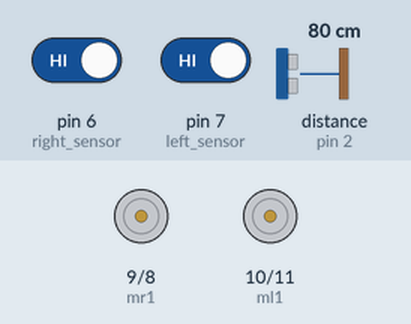
Recording of a sketch running on a simulated Arduino Uno, built with avr-gcc and run on an emulated ATmega328P. On the bench: motor-driver pin pairs drawn as motors (green arrow = first pin HIGH = forward, orange = second pin HIGH = backward, longer = more drive, scaled by the enable pin). Wiring (inferred from the names in the program): ultrasonic range finder: trigger pin 4; echo pin 2. The inputs (shaded band) are chosen by the test bench; at power-on: pin 6 (right_sensor) HIGH, pin 7 (left_sensor) HIGH, distance to the obstacle (sensor on pin 2) 80 cm. The echo pulse lasts 58.3 µs per cm.

Above: at 1.2 s.
1.3 s: pin 6 (right_sensor) driven LOW
At 1.6 s:
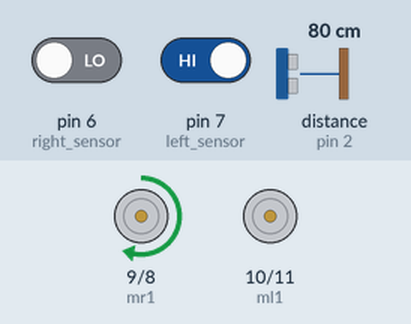
2.8 s: pin 7 (left_sensor) driven LOW
At 4.0 s:
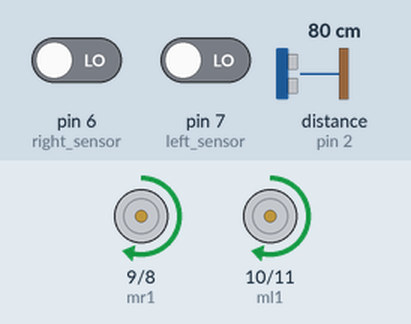
4.3 s: distance to the obstacle (sensor on pin 2) set to 33 cm
5.8 s: distance to the obstacle (sensor on pin 2) set to 28 cm
At 6.1 s:
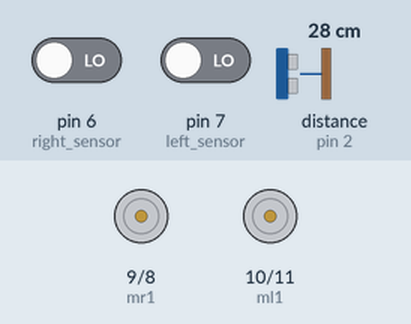
7.3 s: distance to the obstacle (sensor on pin 2) set to 35 cm
At 8.5 s:
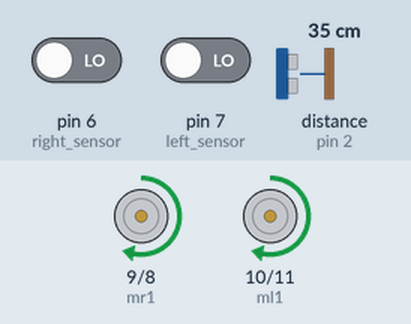
8.8 s: pin 6 (right_sensor) driven HIGH
At 9.5 s:
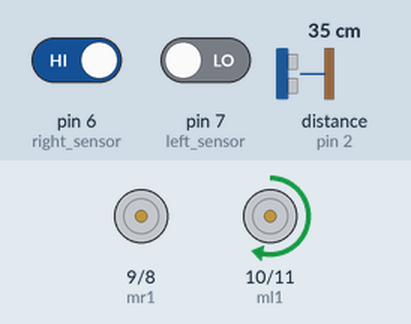
Timing chart, 0 to 11.3 s (numbered marks = the images above; inputs shaded):
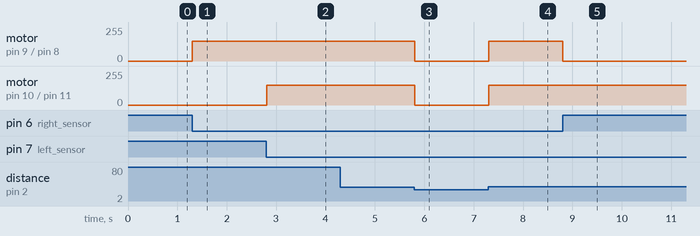

Measured:
- the behaviour switches between 31 and 30 cm on distance to the obstacle (sensor on pin 2) (found by bisection; images 2 and 3)
- after the input at 1.3 s, motor on pin 9 (mr1) / pin 8 (mr2): stopped → forward 150/255 at once
- after the input at 2.8 s, motor on pin 10 (ml1) / pin 11 (ml2): stopped → forward 150/255 at once
- after the input at 4.3 s, every drawn part: stays the same
- after the input at 5.8 s, motor on pin 9 (mr1) / pin 8 (mr2), motor on pin 10 (ml1) / pin 11 (ml2): forward 150/255 → stopped at once
- after the input at 7.3 s, motor on pin 9 (mr1) / pin 8 (mr2), motor on pin 10 (ml1) / pin 11 (ml2): stopped → forward 150/255 at once
- after the input at 8.8 s, motor on pin 9 (mr1) / pin 8 (mr2): forward 150/255 → stopped at once

The sketch:

Line_following2.ino
```cpp
#define trigPin 4 // Ultrasonic sensor trigger pin (connected to Arduino pin 4)
#define echoPin 2 // Ultrasonic sensor echo pin (connected to Arduino pin 2)
#define obstacleThreshold 30 // Distance threshold in centimeters to detect an obstacle

int mr1 = 9;  //motor right 1
int mr2 = 8;  //motor right 2
int ml1 = 10; //motor left 1
int ml2 = 11; //motor left 2
int right_sensor = 6;  //sensor right
int left_sensor = 7;   //sensor left
int enr = 3; //ENA
int enl = 5; //ENB

// Variables to store sensor values
int sl; //sensor value left
int sr; //sensor value right

// Motor speed and delay variables
int vspeed = 150;  //motor speed
int tdelay = 20;   //delay time

void setup() {
  // Configure pins as inputs or outputs
  pinMode(right_sensor, INPUT);
  pinMode(left_sensor, INPUT);
  pinMode(mr1, OUTPUT);
  pinMode(ml1, OUTPUT);
  pinMode(mr2, OUTPUT);
  pinMode(ml2, OUTPUT);
  pinMode(enr, OUTPUT);
  pinMode(enl, OUTPUT);

  pinMode(trigPin, OUTPUT); // Set ultrasonic sensor trigger pin as output
  pinMode(echoPin, INPUT); // Set ultrasonic sensor echo pin as input
}

void loop() {
  // Read ultrasonic sensor data
  int distance = getDistance();

  // Check for obstacle
  if (distance < obstacleThreshold) {
    // If obstacle detected, stop the motors
    Stop();
  } else {
    // Otherwise, continue with line following behavior
    // Read sensor values
    sr = digitalRead(right_sensor);
    sl = digitalRead(left_sensor);

    // Determine motor behavior based on sensor readings
    if (sr == LOW && sl == LOW) {
      Forward();
    } else if (sr == HIGH && sl == LOW) {
      Right();
    } else if (sr == LOW && sl == HIGH) {
      Left();
    } else if (sr == HIGH && sl == HIGH) {
      Stop();
    }
  }
}

// Function to read distance from ultrasonic sensor
int getDistance() {
  // Clear trigger pin
  digitalWrite(trigPin, LOW);
  delayMicroseconds(2);
  // Send 10 microsecond pulse to trigger pin
  digitalWrite(trigPin, HIGH);
  delayMicroseconds(10);
  digitalWrite(trigPin, LOW);
  // Read echo pin and calculate distance based on pulse duration
  long duration = pulseIn(echoPin, HIGH);
  int distance = duration * 0.034 / 2; // Convert pulse duration to distance in centimeters
  return distance;
}

// Function to move forward
void Forward() {
  digitalWrite(mr1, HIGH);
  digitalWrite(ml1, HIGH);
  digitalWrite(mr2, LOW);
  digitalWrite(ml2, LOW);
  analogWrite (enr, vspeed);
  analogWrite (enl, vspeed);
}

// Function to turn right
void Right() {
  while (sr == HIGH && sl == LOW) {
    digitalWrite(mr1, LOW);
    digitalWrite(ml1, HIGH);
    digitalWrite(mr2, LOW);
    digitalWrite(ml2, LOW);
    analogWrite (enr, vspeed);
    analogWrite (enl, vspeed);
    delay(tdelay);
    // Update sensor values
    sr = digitalRead(right_sensor);
    sl = digitalRead(left_sensor);
  }
}

// Function to turn left
void Left() {
  while (sr == LOW && sl == HIGH) {
    digitalWrite(mr1, HIGH);
    digitalWrite(ml1, LOW);
    digitalWrite(mr2, LOW);
    digitalWrite(ml2, LOW);
    analogWrite (enr, vspeed);
    analogWrite (enl, vspeed);
    delay(tdelay);
    // Update sensor values
    sr = digitalRead(right_sensor);
    sl = digitalRead(left_sensor);
  }
}

// Function to stop
void Stop() {
  analogWrite (enr, 0);
  analogWrite (enl, 0);
}
```
